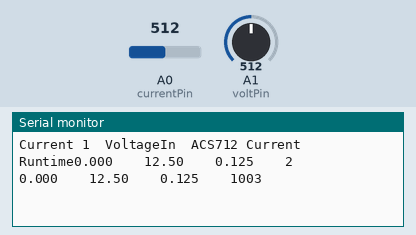
This sketch was run on a simulated Arduino Uno, built with avr-gcc and run on an emulated ATmega328P. On the bench: the last lines printed to the serial monitor. The test bench sets the inputs (shaded band); at power-on: A0 (currentPin) = 512, A1 (voltPin) = 512.

Above: at 1.8 s.
1.9 s: A0 (currentPin) set to 716
At 2.8 s:
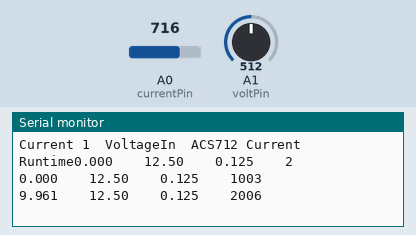
3.4 s: A1 (voltPin) set to 716
At 4.7 s:
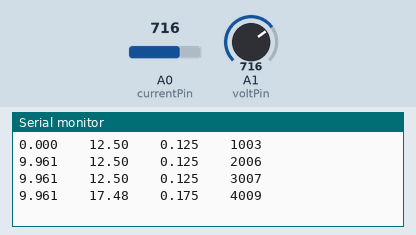
4.9 s: A0 (currentPin) set to 900
At 5.8 s:
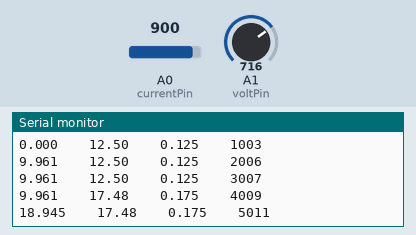
6.4 s: A1 (voltPin) set to 900
At 7.6 s:
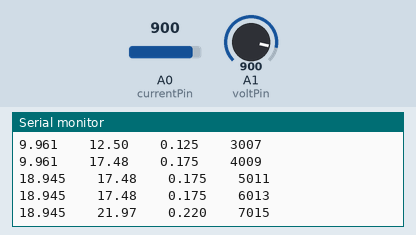
Timing chart, 0 to 8.9 s (numbered marks = the images above; inputs shaded):
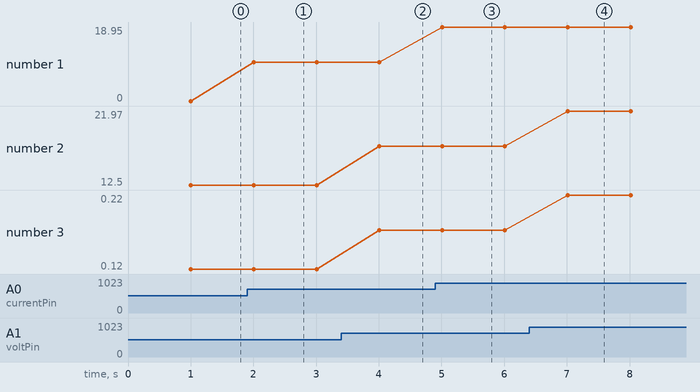

The sketch:

08.CurrentSensorComparison.ino
```cpp
unsigned long runMillis;
const int currentPin = A0;
const int voltPin = A1;
int resistance = 100;   // Our resistor value in Ohm
float voltageOut = 0.0;
float voltageIn = 0.0;
float R1 = 30000.0;     // Onboard resistor 1 Value
float R2 = 7500.0;      // Onboard resistor 2 Value
int svalue = 0;
float sensitivity = 0.1;
int adcValue = 0;
float offsetVoltage = 2.5;
double adcVoltage = 0;
double currentValue = 0;
double currentValue2 = 0;

void setup() {
  Serial.begin(9600);
  pinMode(currentPin, INPUT);
  pinMode(voltPin, INPUT);
  Serial.print("Current 1\tVoltageIn\tACS712 Current\tRuntime");
}

void loop() {
  adcValue = analogRead(currentPin);
  adcVoltage = (adcValue / 1024.0) * 5;
  currentValue = ((adcVoltage - offsetVoltage) / sensitivity);

  svalue = analogRead(voltPin); // This reads the value from the sensor
  voltageOut = (svalue * 5.0) / 1024.0;
  voltageIn = voltageOut / (R2 / (R1 + R2));
  currentValue2 = voltageIn / resistance;

  Serial.print(currentValue, 3);  // We'll experience noise for this value
  Serial.print("\t\t");
  Serial.print(voltageIn);
  Serial.print("\t\t");
  Serial.print(currentValue2, 3);
  Serial.print("\t\t");
  runMillis = millis();
  Serial.println(runMillis);

  delay(1000);
}
```

Measured:
- after the input at 1.9 s, the serial monitor: prints a new line after 0.11 s (image 1)
- after the input at 3.4 s, the serial monitor: prints a new line after 0.61 s (image 2)
- after the input at 4.9 s, the serial monitor: prints a new line after 0.11 s (image 3)
- after the input at 6.4 s, the serial monitor: prints a new line after 0.62 s (image 4)
- plotted number 1: 0 → 9.96 after the input at 1.9 s, 9.96 → 18.95 after the input at 4.9 s
- plotted number 2: 12.5 → 17.48 after the input at 3.4 s, 17.48 → 21.97 after the input at 6.4 s
- plotted number 3: 0.12 → 0.17 after the input at 3.4 s, 0.17 → 0.22 after the input at 6.4 s
